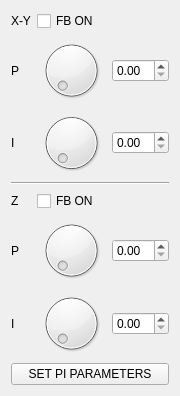
             <widget class="QWidget" name="piPage">
              <property name="geometry">
               <rect>
                <x>0</x>
                <y>0</y>
                <width>180</width>
                <height>396</height>
               </rect>
              </property>
              <attribute name="label">
               <string>PI controller parameters</string>
              </attribute>
              <layout class="QGridLayout" name="piGrid" columnstretch="1,0,0">
               <item row="3" column="2">
                <widget class="QDoubleSpinBox" name="xyINumDbl"/>
               </item>
               <item row="4" column="0" colspan="3">
                <widget class="Line" name="line_2">
                 <property name="orientation">
                  <enum>Qt::Horizontal</enum>
                 </property>
                </widget>
               </item>
               <item row="5" column="0">
                <widget class="QLabel" name="zLab">
                 <property name="text">
                  <string>Z</string>
                 </property>
                </widget>
               </item>
               <item row="1" column="2">
                <widget class="QDoubleSpinBox" name="xyPNumDbl"/>
               </item>
               <item row="7" column="1">
                <widget class="QDial" name="zIDial"/>
               </item>
               <item row="0" column="1">
                <widget class="QCheckBox" name="xyFbOnCheck">
                 <property name="text">
                  <string>FB ON</string>
                 </property>
                </widget>
               </item>
               <item row="8" column="0" colspan="3">
                <widget class="QPushButton" name="setFbBtn">
                 <property name="text">
                  <string>SET PI PARAMETERS</string>
                 </property>
                </widget>
               </item>
               <item row="6" column="0">
                <widget class="QLabel" name="zPLab">
                 <property name="text">
                  <string>P</string>
                 </property>
                </widget>
               </item>
               <item row="3" column="1">
                <widget class="QDial" name="xyIDial"/>
               </item>
               <item row="6" column="1">
                <widget class="QDial" name="zPDial"/>
               </item>
               <item row="1" column="1">
                <widget class="QDial" name="xyPDial"/>
               </item>
               <item row="7" column="0">
                <widget class="QLabel" name="zILab">
                 <property name="text">
                  <string>I</string>
                 </property>
                </widget>
               </item>
               <item row="6" column="2">
                <widget class="QDoubleSpinBox" name="zPNumDbl"/>
               </item>
               <item row="0" column="0">
                <widget class="QLabel" name="xyLab">
                 <property name="text">
                  <string>X-Y</string>
                 </property>
                </widget>
               </item>
               <item row="3" column="0">
                <widget class="QLabel" name="xyILab">
                 <property name="text">
                  <string>I</string>
                 </property>
                </widget>
               </item>
               <item row="1" column="0">
                <widget class="QLabel" name="xyPLab">
                 <property name="text">
                  <string>P</string>
                 </property>
                </widget>
               </item>
               <item row="7" column="2">
                <widget class="QDoubleSpinBox" name="zINumDbl"/>
               </item>
               <item row="5" column="1">
                <widget class="QCheckBox" name="zFbOnCheck">
                 <property name="text">
                  <string>FB ON</string>
                 </property>
                </widget>
               </item>
              </layout>
             </widget>
